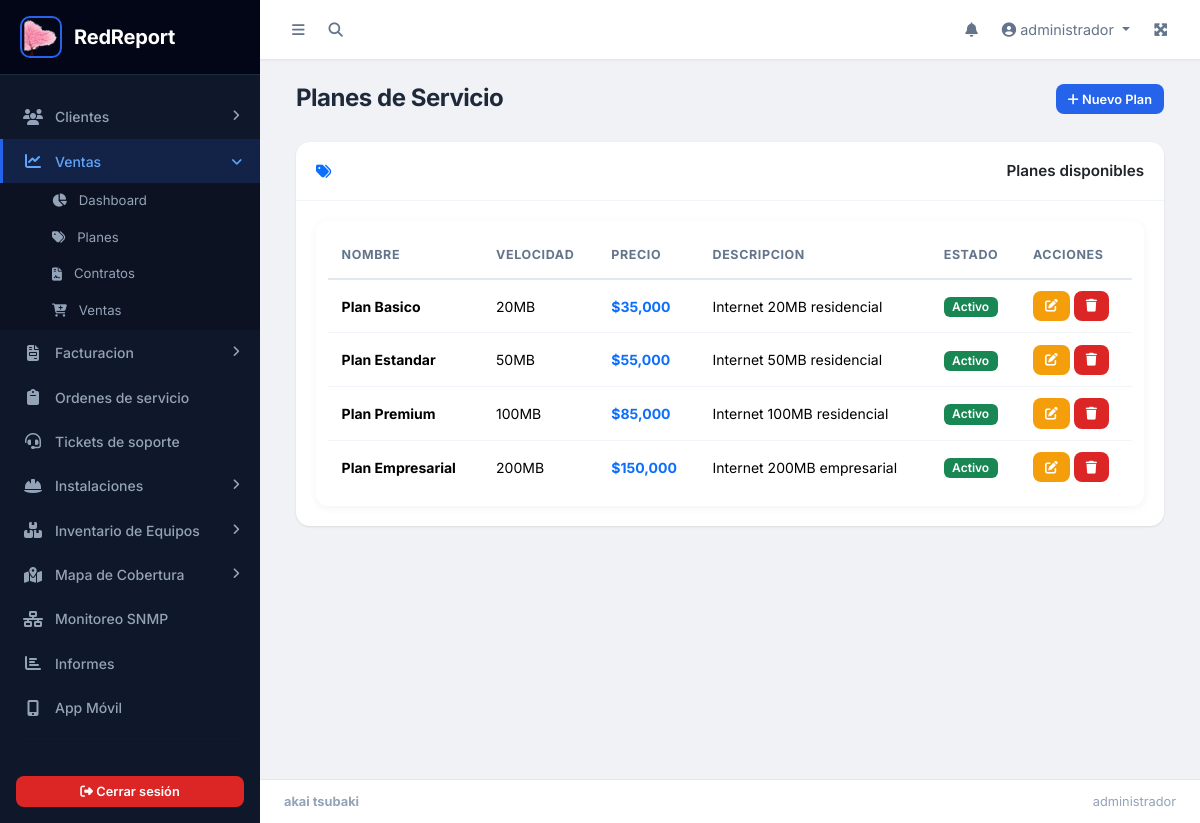
The page /ventas/planes.php (signed in) on the database as committed earlier.
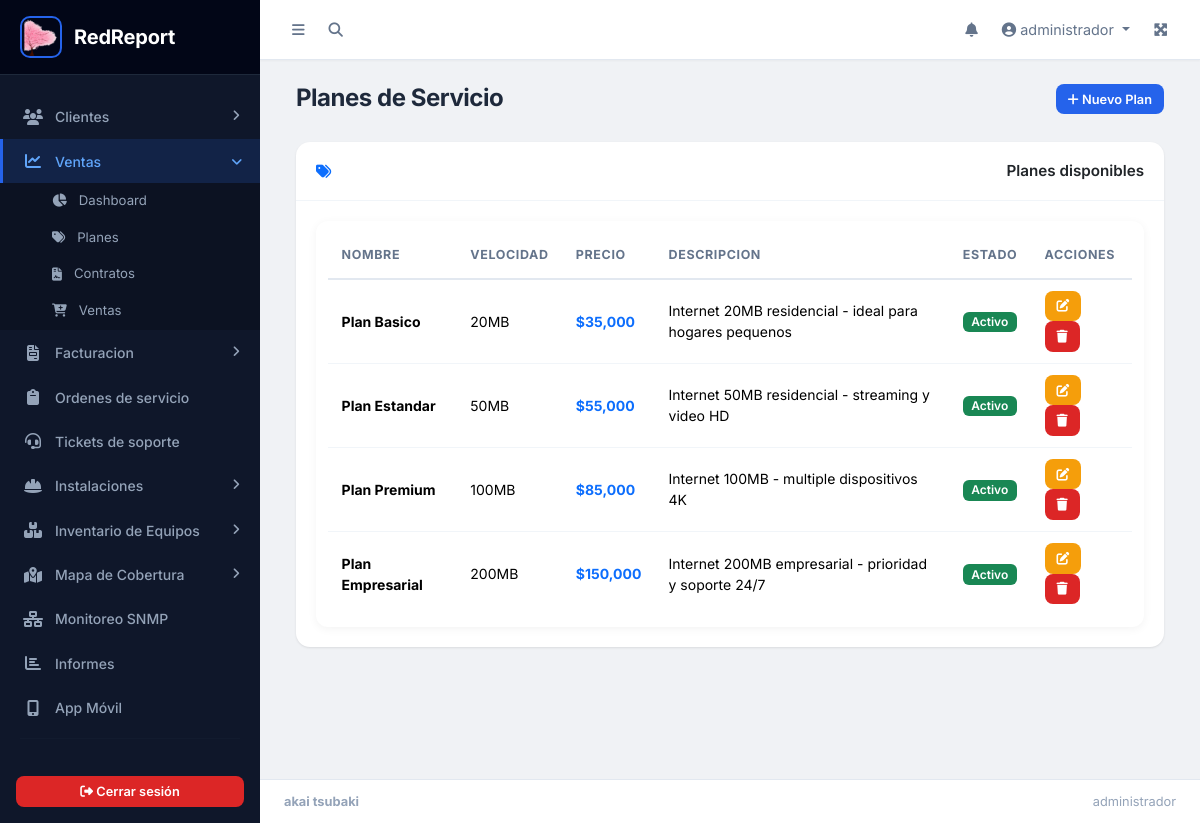
The same page on the database as committed later.
### tables this page shows
CREATE TABLE `tb_planes` (
  `id_plan` int(11) NOT NULL,
  `nombre` varchar(100) NOT NULL,
  `velocidad` varchar(50) DEFAULT NULL,
  `precio` decimal(12,2) NOT NULL,
  `descripcion` text DEFAULT NULL,
  `activo` tinyint(1) NOT NULL DEFAULT 1
);

### app/config/seguridad.php (called while the page is built, shortened)
<?php
function hescape($str) {
    return htmlspecialchars($str, ENT_QUOTES, 'UTF-8');
}
?>

### ventas/planes.php (the view, shortened to what this page needs)
<?php
include('../parte1.php');
require_once '../app/config/conexion.php';
$planes = $pdo->query("SELECT * FROM tb_planes ORDER BY precio")->fetchAll(PDO::FETCH_ASSOC);
?>
<link rel="stylesheet" href="../public/css/redreport.css">
<div class="content-wrapper">
    <div class="content-header">
        <div class="container-fluid">
            <div class="row mb-2">
                <div class="col-sm-6">
                    <h1 class="m-0">Planes de Servicio</h1>
                </div>
                <div class="col-sm-6 text-end">
                    <button class="btn btn-primary btn-sm" data-bs-toggle="modal" data-bs-target="#modalPlan"><i class="fas fa-plus"></i> Nuevo Plan</button>
                </div>
            </div>
        </div>
    </div>
    <div class="content">
        <div class="container-fluid">
            <div class="card">
                <div class="card-header"><i class="fas fa-tags me-2 text-primary"></i>Planes disponibles</div>
                <div class="card-body">
                    <div class="table-wrap">
                        <table class="table table-hover">
                            <thead>
                                <tr><th>Nombre</th><th>Velocidad</th><th>Precio</th><th>Descripcion</th><th>Estado</th>
                                    <?php if ($_SESSION['id_rol'] == 1): ?><th>Acciones</th><?php endif; ?>
                                </tr>
                            </thead>
                            <tbody>
                                <?php foreach ($planes as $p): ?>
                                <tr>
                                    <td class="fw-bold"><?= hescape($p['nombre']) ?></td>
                                    <td><?= hescape($p['velocidad']) ?></td>
                                    <td class="fw-bold text-primary">$<?= number_format($p['precio'], 0) ?></td>
                                    <td><?= hescape($p['descripcion'] ?? '') ?></td>
                                    <td><span class="badge <?= $p['activo'] ? 'bg-success' : 'bg-secondary' ?>"><?= $p['activo'] ? 'Activo' : 'Inactivo' ?></span></td>
                                    <?php if ($_SESSION['id_rol'] == 1): ?>
                                    <td>
                                        <button class="btn btn-sm btn-warning" title="Editar" data-bs-toggle="modal" data-bs-target="#modalPlan<?= $p['id_plan'] ?>"><i class="fas fa-edit"></i></button>
                                        <form method="POST" action="controles/eliminar_plan.php" class="d-inline" onsubmit="return confirm('Eliminar este plan?')">
                                            <button class="btn btn-sm btn-danger" title="Eliminar"><i class="fas fa-trash"></i></button>
                                        </form>
                                    </td>
                                    <?php endif; ?>
                                </tr>
                                <?php endforeach; ?>
                            </tbody>
                        </table>
                    </div>
                </div>
            </div>
        </div>
    </div>
</div>
<?php include('../parte2.php'); ?>

Rows that differ between the two databases and show on the page:
changed tb_planes "Plan Basico": descripcion "Internet 20MB residencial" → "Internet 20MB residencial - ideal para hogares pequenos"
changed tb_planes "Plan Estandar": descripcion "Internet 50MB residencial" → "Internet 50MB residencial - streaming y video HD"
changed tb_planes "Plan Premium": descripcion "Internet 100MB residencial" → "Internet 100MB - multiple dispositivos 4K"
changed tb_planes "Plan Empresarial": descripcion "Internet 200MB empresarial" → "Internet 200MB empresarial - prioridad y soporte 24/7"
